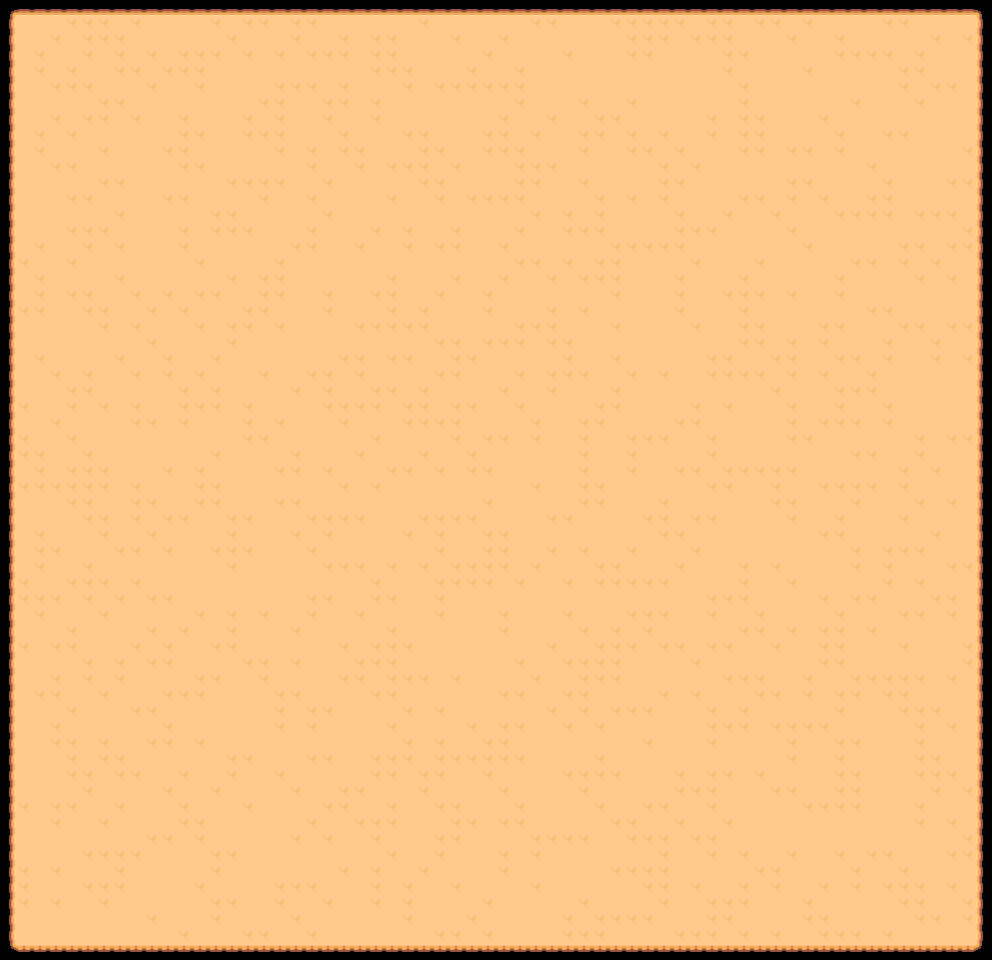

A level layout from a 2D game, rendered from its tile map. Below: a short description, then the map file with tile-grid data replaced by summaries:
An orthogonal 62x60 tile map with 16x16 px tiles, 2 tile layers (background, randbackground), 4 tilesets and 38 objects (PLAYER).

<map version="1.9" tiledversion="1.9.2" orientation="orthogonal" renderorder="right-down" width="62" height="60" tilewidth="16" tileheight="16" infinite="0" nextlayerid="7" nextobjectid="2521">
 <editorsettings>
  <export target="../../../../../Documents/videogame/Survivor/assets/maps/demo..tmx" format="tmx" />
 </editorsettings>
 <properties>
  <property name="music" value="audio/fields.ogg" />
 </properties>
 <tileset firstgid="1" name="TilesetWater" tilewidth="16" tileheight="16" tilecount="476" columns="28">
  <image source="images/TilesetWater.png" width="448" height="272" />
  <tile id="1">
   <objectgroup draworder="index" id="2">
    <object id="1" x="0" y="7.96875" width="16" height="8.03125" />
   </objectgroup>
  </tile>
  <tile id="28">
   <objectgroup draworder="index" id="2">
    <object id="1" x="7.00153" y="0" width="8.99847" height="16" />
   </objectgroup>
  </tile>
  <tile id="29">
   <objectgroup draworder="index" id="2">
    <object id="1" x="0" y="0" width="16" height="16" />
   </objectgroup>
  </tile>
  <tile id="30">
   <objectgroup draworder="index" id="2">
    <object id="1" x="0" y="0" width="9" height="16" />
   </objectgroup>
  </tile>
  <tile id="33">
   <objectgroup draworder="index" id="2">
    <object id="1" x="0" y="0" width="16" height="8.98681" />
    <object id="2" x="0" y="9" width="8.98611" height="7" />
   </objectgroup>
  </tile>
  <tile id="34">
   <objectgroup draworder="index" id="2">
    <object id="1" x="0" y="0" width="16" height="8.98889" />
    <object id="2" x="6.98438" y="9.01563" width="9.01563" height="6.98438" />
   </objectgroup>
  </tile>
  <tile id="56">
   <objectgroup draworder="index" id="2">
    <object id="1" x="7.03125" y="0" width="8.96875" height="8.96875" />
   </objectgroup>
  </tile>
  <tile id="57">
   <objectgroup draworder="index" id="2">
    <object id="1" x="0" y="0" width="16" height="8.98438" />
   </objectgroup>
  </tile>
  <tile id="58">
   <objectgroup draworder="index" id="2">
    <object id="1" x="0" y="0" width="9" height="9.03125" />
   </objectgroup>
  </tile>
  <tile id="61">
   <objectgroup draworder="index" id="2">
    <object id="1" x="0" y="0" width="9.00781" height="16" />
    <object id="2" x="9.03237" y="7.99256" width="6.96763" height="7.99072" />
   </objectgroup>
  </tile>
  <tile id="62">
   <objectgroup draworder="index" id="2">
    <object id="1" x="7.01111" y="0" width="8.98889" height="16" />
    <object id="2" x="0" y="8.00061" width="7" height="7.99939" />
   </objectgroup>
  </tile>
 </tileset>
 <tileset firstgid="477" name="TilesetHouse" tilewidth="16" tileheight="16" tilecount="759" columns="33">
  <image source="images/TilesetHouse.png" width="528" height="368" />
  <tile id="118">
   <objectgroup draworder="index" id="2">
    <object id="1" x="0" y="1" width="16" height="15" />
   </objectgroup>
  </tile>
  <tile id="119">
   <objectgroup draworder="index" id="2">
    <object id="1" x="0" y="0" width="16" height="16" />
   </objectgroup>
  </tile>
  <tile id="120">
   <objectgroup draworder="index" id="2">
    <object id="1" x="0" y="1" width="16" height="15" />
   </objectgroup>
  </tile>
  <tile id="151">
   <objectgroup draworder="index" id="2">
    <object id="1" x="0" y="0" width="16" height="16" />
   </objectgroup>
  </tile>
  <tile id="152">
   <objectgroup draworder="index" id="2">
    <object id="1" x="0" y="0" width="16" height="16" />
   </objectgroup>
  </tile>
  <tile id="153">
   <objectgroup draworder="index" id="2">
    <object id="1" x="0" y="0" width="16" height="16" />
   </objectgroup>
  </tile>
  <tile id="184">
   <objectgroup draworder="index" id="2">
    <object id="1" x="0" y="0" width="16" height="16" />
   </objectgroup>
  </tile>
  <tile id="185">
   <objectgroup draworder="index" id="2">
    <object id="1" x="0" y="0" width="16" height="16" />
   </objectgroup>
  </tile>
  <tile id="186">
   <objectgroup draworder="index" id="2">
    <object id="1" x="0" y="0" width="16" height="16" />
   </objectgroup>
  </tile>
  <tile id="217">
   <objectgroup draworder="index" id="2">
    <object id="1" x="0" y="0" width="16" height="16" />
   </objectgroup>
  </tile>
  <tile id="218">
   <objectgroup draworder="index" id="2">
    <object id="1" x="0" y="0" width="16" height="16" />
   </objectgroup>
  </tile>
  <tile id="219">
   <objectgroup draworder="index" id="2">
    <object id="1" x="0" y="0" width="16" height="16" />
   </objectgroup>
  </tile>
  <tile id="250">
   <objectgroup draworder="index" id="2">
    <object id="10" x="0" y="0" width="16" height="16" />
   </objectgroup>
  </tile>
  <tile id="251">
   <objectgroup draworder="index" id="2">
    <object id="1" x="0" y="0" width="16" height="16" />
   </objectgroup>
  </tile>
  <tile id="252">
   <objectgroup draworder="index" id="2">
    <object id="1" x="0" y="0" width="16" height="16" />
   </objectgroup>
  </tile>
  <tile id="689">
   <objectgroup draworder="index" id="2">
    <object id="1" x="2" y="4" width="14" height="12" />
   </objectgroup>
  </tile>
  <tile id="690">
   <objectgroup draworder="index" id="2">
    <object id="1" x="0" y="2" width="16" height="14" />
   </objectgroup>
  </tile>
  <tile id="691">
   <objectgroup draworder="index" id="2">
    <object id="1" x="0" y="4" width="14" height="12" />
   </objectgroup>
  </tile>
  <tile id="722">
   <objectgroup draworder="index" id="2">
    <object id="1" x="0" y="0" width="16" height="16" />
   </objectgroup>
  </tile>
  <tile id="724">
   <objectgroup draworder="index" id="2">
    <object id="1" x="0" y="0" width="16" height="16" />
   </objectgroup>
  </tile>
  <tile id="755">
   <objectgroup draworder="index" id="2">
    <object id="1" x="0" y="0" width="16" height="9" />
   </objectgroup>
  </tile>
  <tile id="757">
   <objectgroup draworder="index" id="2">
    <object id="1" x="0" y="0" width="16" height="8.97778" />
   </objectgroup>
  </tile>
 </tileset>
 <tileset firstgid="1236" name="entities" tilewidth="32" tileheight="32" tilecount="2" columns="0">
  <grid orientation="orthogonal" width="1" height="1" />
  <tile id="4">
   <image width="32" height="32" source="../raw/graphics/actors/player/idle_00.png" />
  </tile>
  <tile id="5">
   <image width="16" height="16" source="../raw/graphics/actors/skull/run_00.png" />
  </tile>
 </tileset>
 <tileset firstgid="1242" name="TilesetFloor" tilewidth="16" tileheight="16" tilecount="572" columns="22">
  <image source="images/TilesetFloor.png" width="352" height="417" />
  <tile id="88" probability="0.5" />
  <tile id="89" probability="0.5" />
  <tile id="110" probability="0.5" />
  <tile id="111" probability="0.5" />
  <tile id="112" probability="0.5" />
  <tile id="113" probability="0.5" />
  <tile id="114" probability="0.5" />
  <tile id="121" probability="0.5" />
  <tile id="122" probability="0.5" />
  <tile id="123" probability="0.5" />
  <tile id="124" probability="0.5" />
  <tile id="125" probability="0.5" />
 </tileset>
 <layer id="1" name="background" width="62" height="60">
  <data>[3720 cells, 3720 non-empty, 9 distinct tile ids]</data>
 </layer>
 <layer id="5" name="randbackground" width="62" height="60">
  <data>[3720 cells, 3480 non-empty, 2 distinct tile ids]</data>
 </layer>
 <objectgroup id="4" name="entities" offsetx="0" offsety="16">
  <object id="37" name="PLAYER" gid="1240" x="467.667" y="456.583" width="16" height="16" />
 </objectgroup>
</map>
